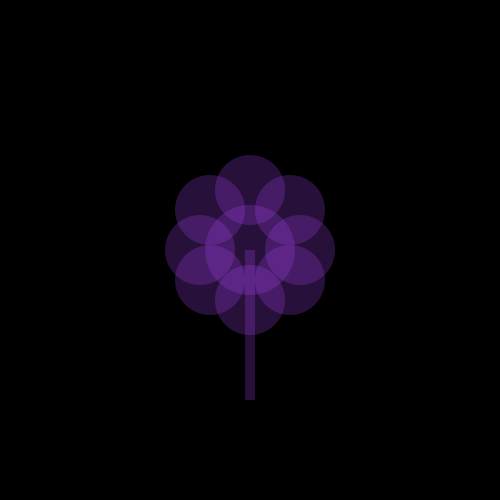
Frame 1 (no input)
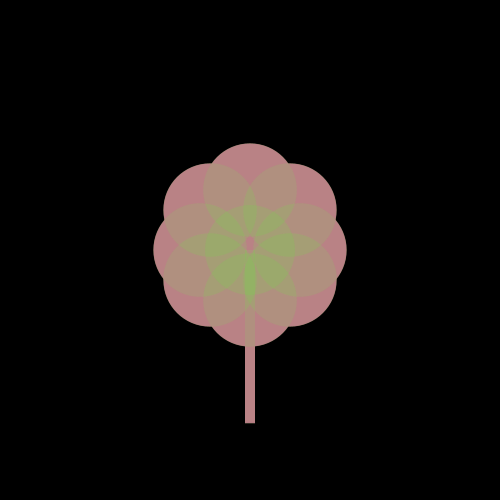
Frame 60 (the mouse pressed at the canvas centre just before this capture)
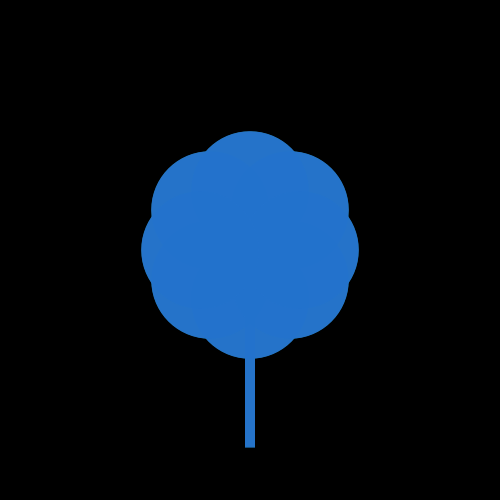
Frame 120 (the mouse held since frame 60 and released just before this capture)

The Processing sketch that drew these frames (run headless with seeded random() and noise(); from frame 60 on, the mouse is pressed at the canvas centre):

// Processing sketch: processing_159774
// ── processing_159774.pde


float circleX= 90;
float circleY= 70;
float rectX= 150;

float r;
float g;
float b;
float a;


void setup() {
  size(500,500);
  background(frameCount/2);
  
  smooth();    
}


void draw() {//flower
   r = random(255);
  g = random(255);
  b = random(255);
  a = random(255);

  noStroke();
  fill(r,g,b,a);
  
  ellipse(width/2, height/2, 90, 90);
  ellipse(210, 210, circleY, circleY);
  ellipse(290, 210, circleY, circleY);
  ellipse(250, 190, circleY, circleY);
  ellipse(250, 300, circleY, circleY);
  ellipse(210, 280, circleY, circleY);
  ellipse(290, 280, circleY, circleY);
  ellipse(300, 250, circleY, circleY);
 ellipse(200, 250, circleY, circleY);
 
 circleY= circleY+.4;



  fill(r,g,b,a);
rect(245, 250, 10, rectX);

rectX= rectX+.4;

}

void keyPressed(){
  println(key);
}
